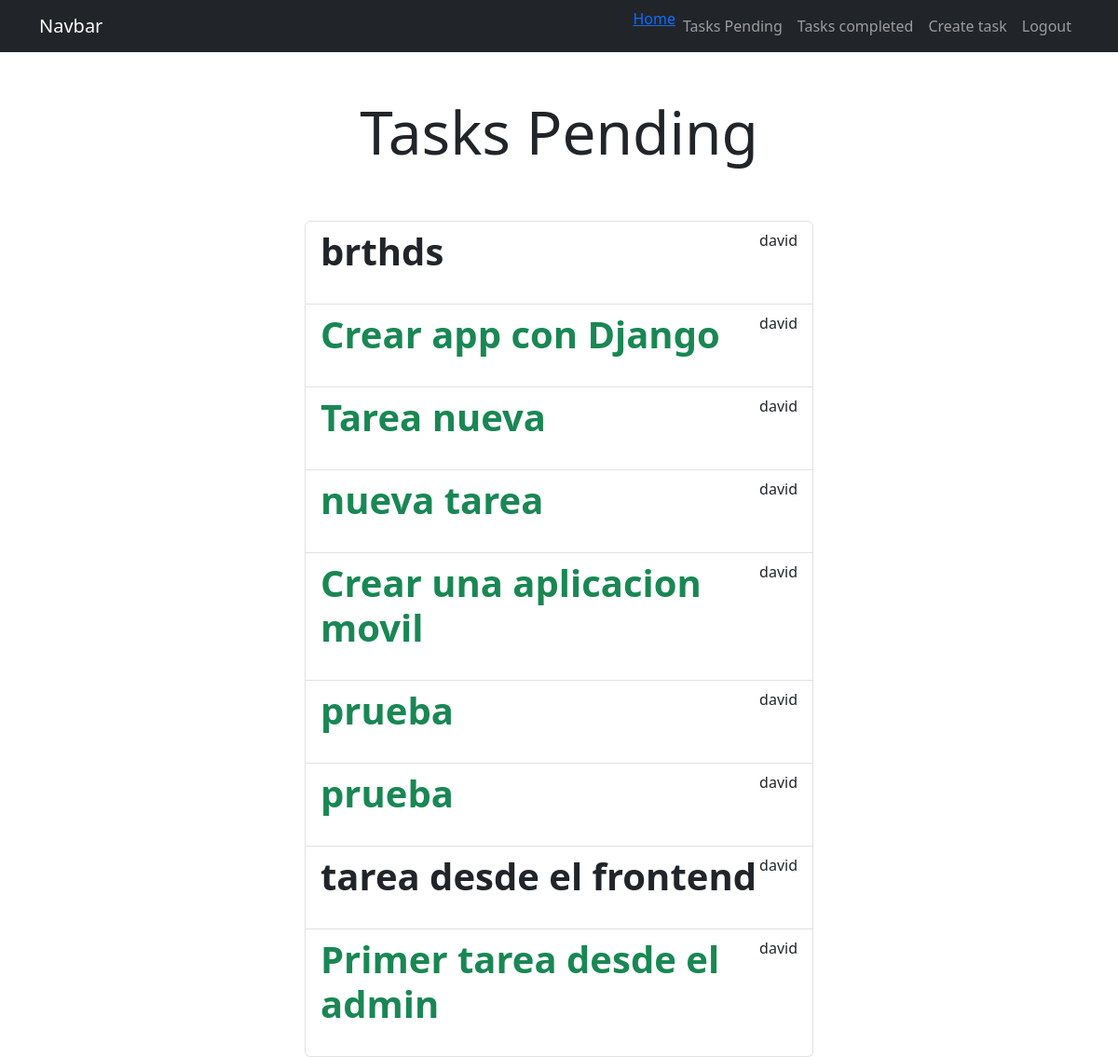
/tasks_completed/ (signed in), run on an earlier commit of the app's database.
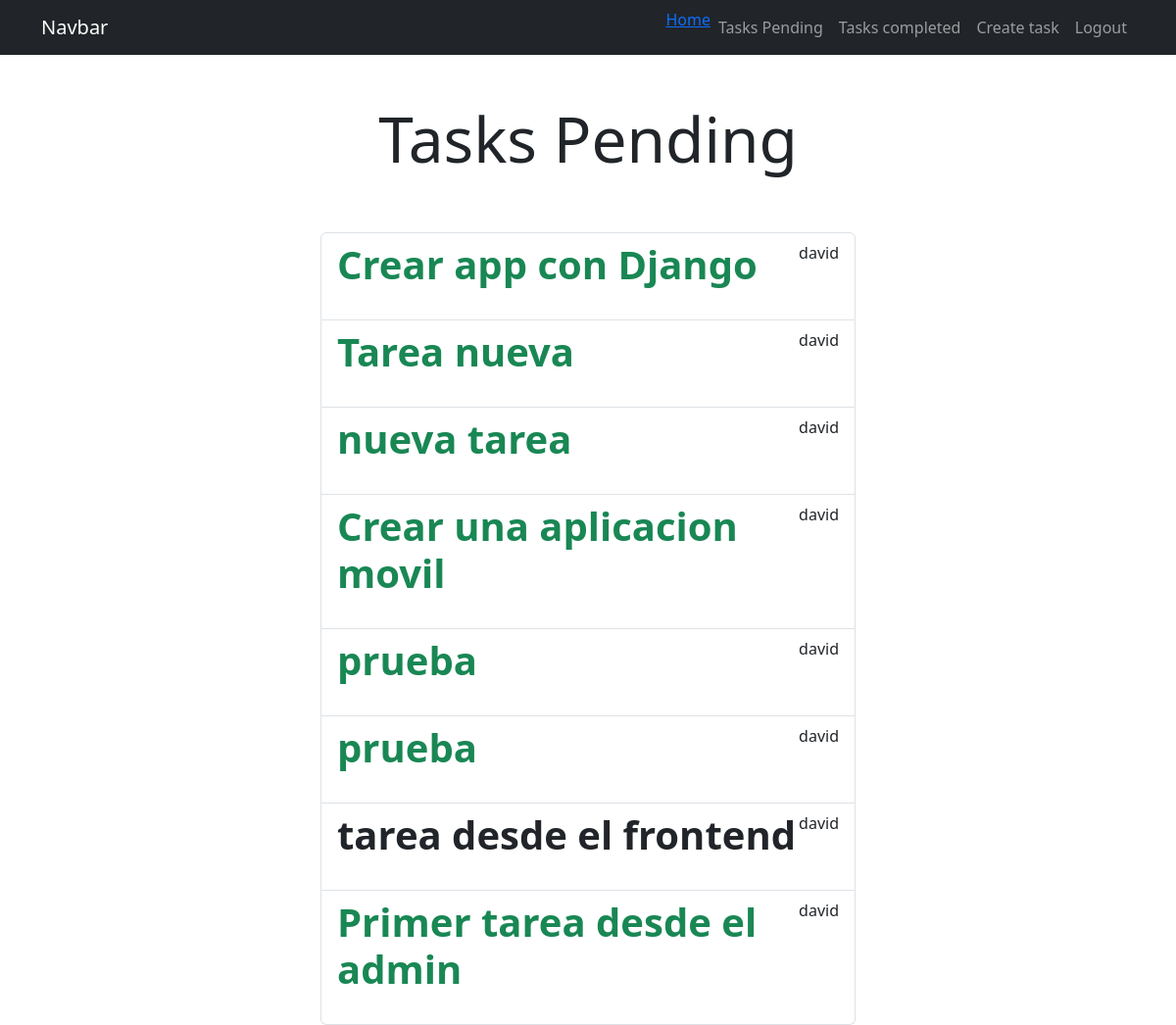
And on a later commit of the database.
### tasks/models.py (models this page shows, shortened)
class Task(models.Model):
    title = models.CharField(max_length=100)
    description = models.TextField(blank=True)
    created = models.DateTimeField(auto_now_add=True)
    datecompleted = models.DateTimeField(null=True, blank=True)
    important = models.BooleanField(default=False)
    user = models.ForeignKey(User, on_delete= models.CASCADE)

### tasks/views.py (the view)
# urls.py: path('tasks_completed/', views.tasks_completed, name='task_completed'),
@login_required
def tasks_completed(request):
    task = Task.objects.filter(user=request.user, datecompleted__isnull=False).order_by('-datecompleted')
    return render(request, 'tasks.html', {'tasks': task})

### tasks/templates/tasks.html (shortened to what this page needs)
{% extends 'base.html' %}
{% block content %}
<main class="container">
    <div class="row">
        <div class="col-md-6 offset-md-3">
            <h1 class="text-center display-3 py-5">Tasks Pending</h1>
            <ul class="list-group">
                {% for task in tasks %}
                    <a class="list-group-item" href="{% url 'task_detail' task.id %}">
                        <header class="d-flex justify-content-between">
                            {% if task.important %}
                                <h1 class="fw-bold text-success">{{task.title}}</h1>
                            {% else %}
                                <h1 class="fw-bold">{{task.title}}</h1>
                            {% endif %}
                                <p>{{task.user.username}}</p>
                        </header>
                    </a>
                {% endfor %}
            </ul>
        </div>
    </div>
</main>
{% endblock %}

### tasks/templates/base.html (shortened to what this page needs)
<!DOCTYPE html>
<html>
    <head>
        <link rel="stylesheet" href="https://cdn.jsdelivr.net/npm/bootstrap@5.3.0/dist/css/bootstrap.min.css">
    </head>
    <body>
        <nav class="navbar navbar-expand-lg bg-dark navbar-dark">
            <div class="container">
              <a class="navbar-brand" href="#">Navbar</a>
              <div class="collapse navbar-collapse" id="navbarNav">
                <ul class="navbar-nav ms-auto ">
                    <li class="nav-item">
                        <a href="/" >Home</a>
                    </li>
                    {% if user.is_authenticated %}
                    <li class="nav-item">
                        <a href="/tasks" class="nav-link">Tasks Pending</a>
                    </li>
                    <li class="nav-item">
                        <a href="/tasks_completed" class="nav-link">Tasks completed</a>
                    </li>
                    <li class="nav-item">
                        <a href="/tasks/create/" class="nav-link">Create task</a>
                    </li>
                    <li class="nav-item">
                        <a href="/logout" class="nav-link">Logout</a>
                    </li>
                    {% endif %}
                </ul>
              </div>
            </div>
          </nav>
        {% block content %}
        {% endblock %}
    </body>
</html>

What changed in the data, as far as the page shows it:
removed Task: title "brthds", user.username "david"
